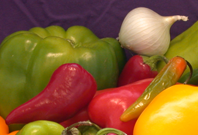
#> input picture image/onion.png, 198 x 135 px, found by its file name
$ python negImage.py
#> lines starting #> are read from the running program, lines starting #| are printed output that depends on the picture
import cv2
import matplotlib.pyplot as plt

# Read the image
I = cv2.imread(
    "E:\\Study\\Academic\\Year - 4 Term - 2\\CSTE 4201 - Digital Image Processing\\lab-programs\\image\\onion.png"
)
#> I is the input picture: shape (135, 198, 3); mean B, G, R 45.3, 92.8, 137.3

# Display the original image
plt.subplot(1, 2, 1)
plt.imshow(cv2.cvtColor(I, cv2.COLOR_BGR2RGB))
plt.title("Original Image")

# Calculate the negative of the image
L = 2**8
neg = (L - 1) - I
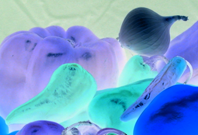
#> neg: shape (135, 198, 3); mean B, G, R 209.7, 162.2, 117.7

# Display the negative image
plt.subplot(1, 2, 2)
plt.imshow(cv2.cvtColor(neg, cv2.COLOR_BGR2RGB))
plt.title("Negative Image")

plt.tight_layout()
plt.show()
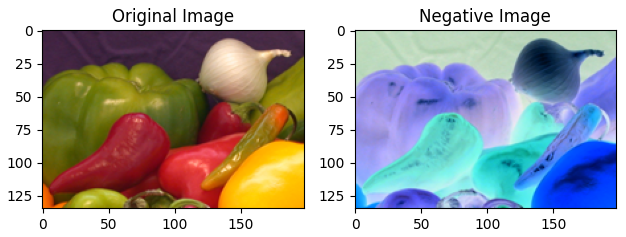
#> figure drawn by matplotlib, 2 panels

$ run again, with image/fabric.png copied over image/onion.png
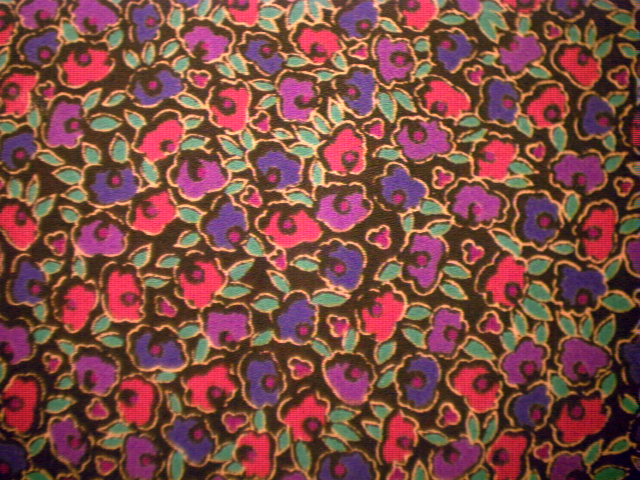
#> input picture image/fabric.png, 640 x 480 px, found by its file name
#> I is the input picture: shape (480, 640, 3); mean B, G, R 68.2, 75.7, 126.9
#> `neg = (L - 1) - I`:
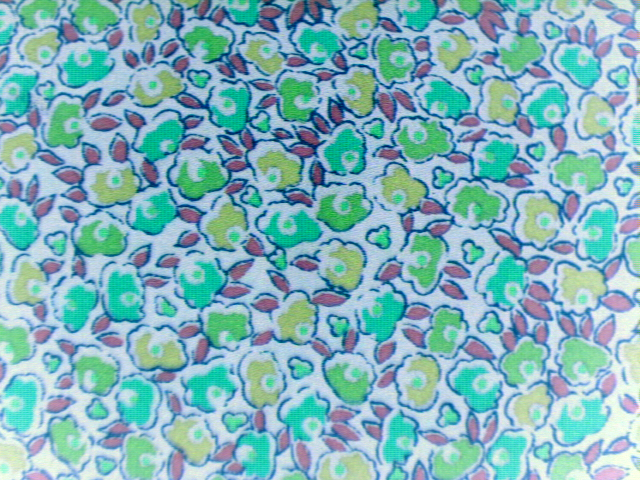
#> neg: shape (480, 640, 3); mean B, G, R 186.8, 179.3, 128.1
#> `plt.show()`:
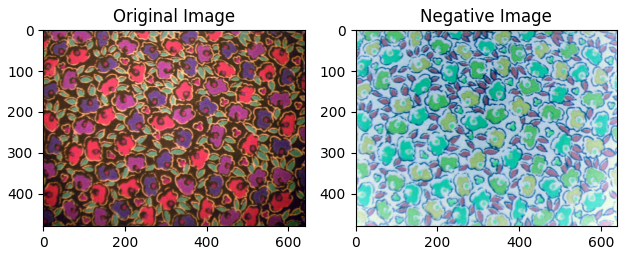
#> figure drawn by matplotlib, 2 panels

$ run again, with image/gantrycrane.png copied over image/onion.png
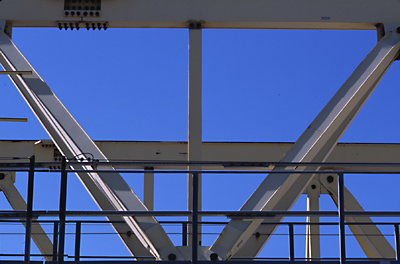
#> input picture image/gantrycrane.png, 400 x 264 px, found by its file name
#> I is the input picture: shape (264, 400, 3); mean B, G, R 147.3, 93.1, 73.3
#> `neg = (L - 1) - I`:
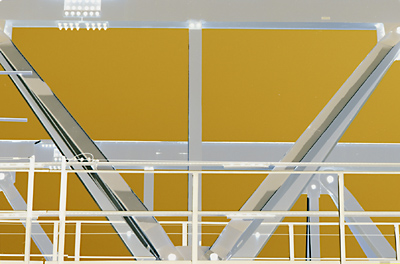
#> neg: shape (264, 400, 3); mean B, G, R 107.7, 161.9, 181.7
#> `plt.show()`:
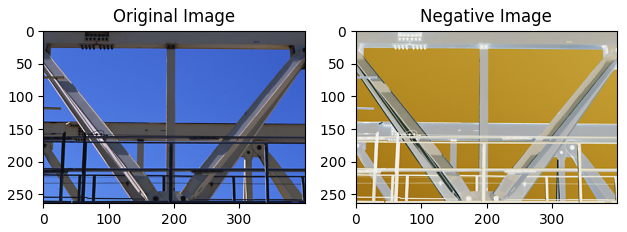
#> figure drawn by matplotlib, 2 panels
